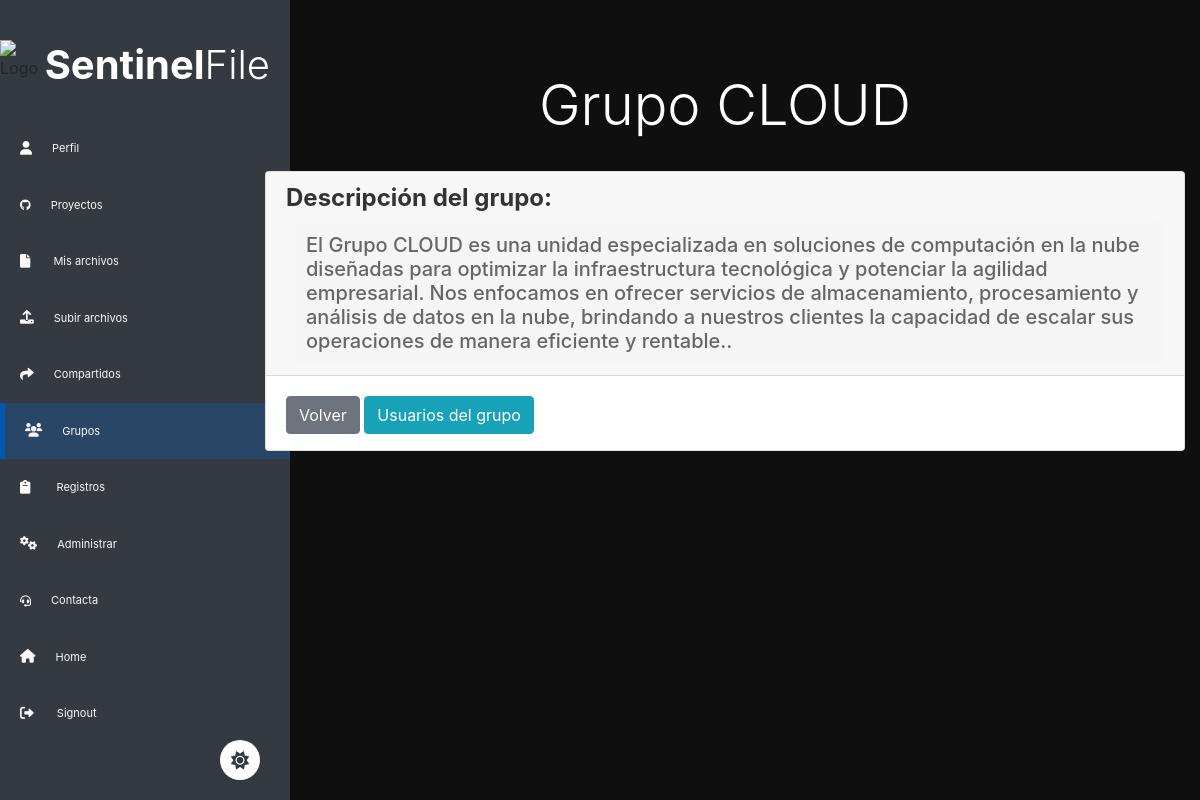
Before: /grupos/Grupo CLOUD/ (signed in) with the older database file.
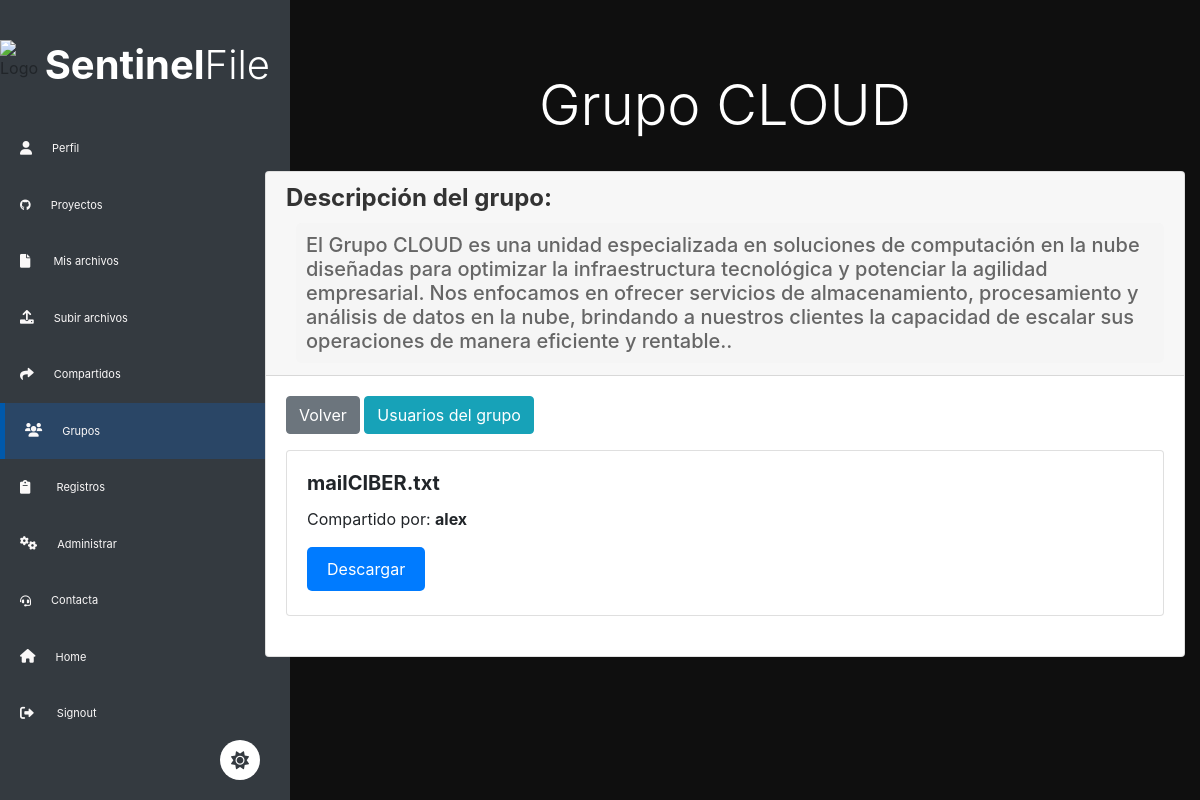
After: the same page with the newer database file.
### archivos/models.py (models this page shows, shortened)
class Compartido(models.Model):
    usuario_propietario = models.ForeignKey(settings.AUTH_USER_MODEL, related_name='archivos_usuario_propietario', on_delete=models.CASCADE, null=True)
    grupo_propietario = models.ForeignKey(settings.AUTH_USER_MODEL, related_name='archivos_grupo_propietario', on_delete=models.CASCADE, null=True)
    usuario_destinatario = models.ForeignKey(settings.AUTH_USER_MODEL, related_name='archivos_usuario_destino', on_delete=models.CASCADE, null=True)
    grupo_destinatario = models.ForeignKey(Group, related_name='archivos_grupo_destino', on_delete=models.CASCADE, null=True)
    archivo = models.ForeignKey(Archivo, on_delete=models.CASCADE)

class Archivo(models.Model):
  id_APB2TAL = models.CharField(max_length=640, default=False)
  archivo_hash = models.CharField(max_length=640)
  nombre_archivo = models.CharField(max_length=255)
  positivos = models.IntegerField()
  current_time = models.DateTimeField(auto_now_add=True)
  tamaño = models.CharField(max_length=255, default=False)

class CustomUser(AbstractUser):
    is_accepted = models.BooleanField(
        _("accept status"),
        default=False,
        help_text=_("Designates whether this user is accepted."),
    )
    edad = models.IntegerField(default=0, null=True, blank=True)

### archivos/views.py (the view)
# urls.py: path('grupos/<str:name>/', views.grupo_info, name='grupo_info'),
@accepted_user_required
@login_required
def grupo_info(request, name):
    usuario_actual = request.user
    grupo_seleccionado = Group.objects.get(name=name)
    descripcion_grupo = grupo_seleccionado.description.description
    if not usuario_actual.groups.filter(name=name).exists():
        raise Http404("No tienes permiso para acceder a este grupo.")
    archivos_compartidos_al_grupo = Compartido.objects.filter(grupo_destinatario=grupo_seleccionado)
    return render(request, 'grupo_info.html', {
        'usuario_actual': usuario_actual,
        'group_name': name,
        'group': grupo_seleccionado,
        'descripcion_grupo': descripcion_grupo,
        'archivos_compartidos_al_grupo': archivos_compartidos_al_grupo,
    })

### archivos/views.py (called while the page is built)
def accepted_user_required(view_func):
    decorated_view_func = user_passes_test(
        lambda user: user.is_authenticated and user.is_accepted,
        login_url='/perfil'  # Redirige a la página de perfil si el usuario no tiene is_accepted
    )(view_func)
    return decorated_view_func

### archivos/templates/grupo_info.html (shortened to what this page needs)
{% extends 'baseusuario.html' %}
{% block content %}
<h1 class="text-center display-4 py-4 mt-5">{{ group_name }}</h1>
<div class="container">
    <div class="row">
        <div class="col-md-12">
            <div class="card">
                <div class="card-header">
                    <div style="margin-bottom: 10px;">
                        <h4 style="font-weight: bold; color: #333;">Descripción del grupo:</h4>
                    </div>
                    <div style="display: flex; align-items: flex-start;">
                        <div style="background-color: #f5f5f5; padding: 10px; border-radius: 5px;">
                            <h5 style="color: #666; margin: 0;">{{ descripcion_grupo }}.
                        </div>
                    </div>
                </div>
                <div class="card-body">
                    <a href="/grupos/" class="btn btn-secondary mb-3">Volver</a>
                    <button class="btn btn-info mb-3" id="showAlert">Usuarios del grupo</button>
                    <ul class="list-group">
                        {% for compartido in archivos_compartidos_al_grupo %}
                            {% if group == compartido.grupo_destinatario %}
                                <div class="card mb-3">
                                    <div class="card-body">
                                        <h5 class="card-title font-weight-bold">{{ compartido.archivo.nombre_archivo }}</h5>
                                        <p class="card-text">Compartido por: <strong>{{ compartido.usuario_propietario.username }}</strong></p>
                                        <a href="{% url 'descargar_archivo_grupo' group_name=group_name archivo_id=compartido.archivo.id %}" class="btn btn-info btn-download" download>Descargar</a>
                                        <br>
                                        <br>
                                    </div>
                                </div>
                                <br>
                            {% endif %}
                        {% endfor %}
                    </ul>
                </div>
            </div>
        </div>
    </div>
</div>
{% endblock %}

Changed rows visible on the page:
added Compartido: archivo.nombre_archivo "mailCIBER.txt", usuario_propietario.username "alex"
